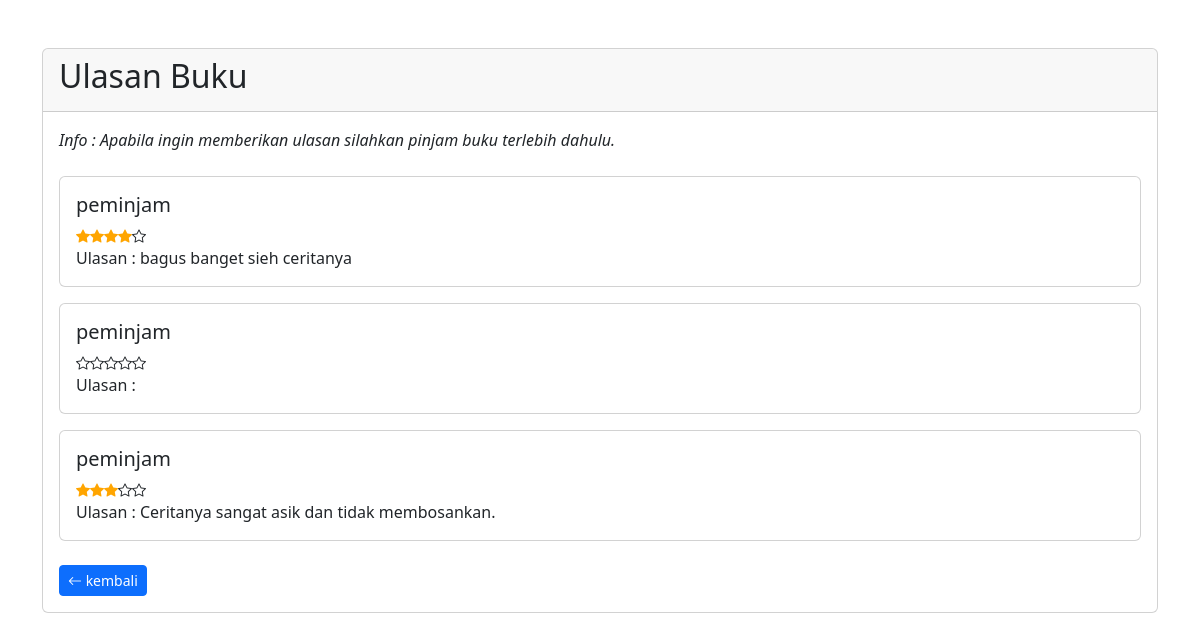
The page /peminjam/ulasan_buku_detail.php?id_buku=18 (signed in) on the database its author committed.
### tables this page shows
CREATE TABLE `ulasanbuku` (
  `id_ulasan` int(11) NOT NULL,
  `id_user` int(11) NOT NULL,
  `id_buku` int(11) NOT NULL,
  `ulasan` text NOT NULL,
  `rating` int(11) NOT NULL
);

CREATE TABLE `user` (
  `id_user` int(11) NOT NULL,
  `username` varchar(255) NOT NULL,
  `password` varchar(255) NOT NULL,
  `email` varchar(255) NOT NULL,
  `nama_lengkap` varchar(255) NOT NULL,
  `alamat` text NOT NULL,
  `level` enum('admin','petugas','peminjam') NOT NULL
);

### peminjam/ulasan_buku_detail.php (the view, shortened to what this page needs)
<?php
include '../koneksi.php';
$id = $_GET['id_buku'];
$query = "SELECT ulasanbuku.*, user.username FROM ulasanbuku
            JOIN user ON ulasanbuku.id_user = user.id_user
           WHERE ulasanbuku.id_buku = '$id'";
$ulasan = mysqli_query($koneksi, $query);
?>
<!DOCTYPE html>
<html lang="en">
<head>
    <link href="https://cdn.jsdelivr.net/npm/bootstrap@5.3.2/dist/css/bootstrap.min.css" rel="stylesheet">
    <link rel="stylesheet" href="https://cdn.jsdelivr.net/npm/bootstrap-icons@1.11.3/font/bootstrap-icons.min.css">
    <link rel="stylesheet" href="https://cdnjs.cloudflare.com/ajax/libs/font-awesome/4.7.0/css/font-awesome.min.css">
    <link rel="stylesheet" href="assets/bootstrap/css/bootstrap.min.css">
</head>
<body>
    <div class="container mt-5">
        <div class="card">
            <div class="card-header">
                <h2>Ulasan Buku</h2>
            </div>
            <div class="card-body">
                <div class="fst-italic fs-6 mb-4">
                    Info : Apabila ingin memberikan ulasan silahkan pinjam buku terlebih dahulu.
                </div>
                <?php if (mysqli_num_rows($ulasan) > 0) { ?>
                    <?php foreach ($ulasan as $u) : ?>
                        <div class="card mb-3">
                            <div class="card-body">
                                <div>
                                    <h5><?= $u['username']; ?></h5>
                                </div>
                                <div class="small">
                                    <?php
                                    $rating = $u['rating'];
                                    for ($i = 1; $i <= 5; $i++) {
                                        if ($i <= $rating) {
                                            echo '<i class="bi bi-star-fill"></i>';
                                        } else {
                                            echo '<i class="bi bi-star"></i>';
                                        }
                                    }
                                    ?>
                                </div>
                                <div>
                                    <td>Ulasan</td>
                                    <td>:</td>
                                    <td><?= $u['ulasan']; ?></td>
                                </div>
                            </div>
                        </div>
                    <?php endforeach; ?>
                <?php } ?>
                <div class="mt-4">
                    <a href="buku.php" class="btn btn-sm btn-primary"><i class="bi bi-arrow-left"></i> kembali</a>
                </div>
            </div>
        </div>
    </div>
</body>
</html>

### peminjam/ulasan_buku_detail.php (style rules this page uses)
.bi-star-fill { color: orange; }

### rows shown on the page
ulasanbuku: id_user.username "peminjam", rating 4 (drawn), ulasan "bagus banget sieh ceritanya"
ulasanbuku: id_user.username "peminjam", rating 0 (drawn)
ulasanbuku: id_user.username "peminjam", rating 3 (drawn), ulasan "Ceritanya sangat asik dan tidak membosankan."
